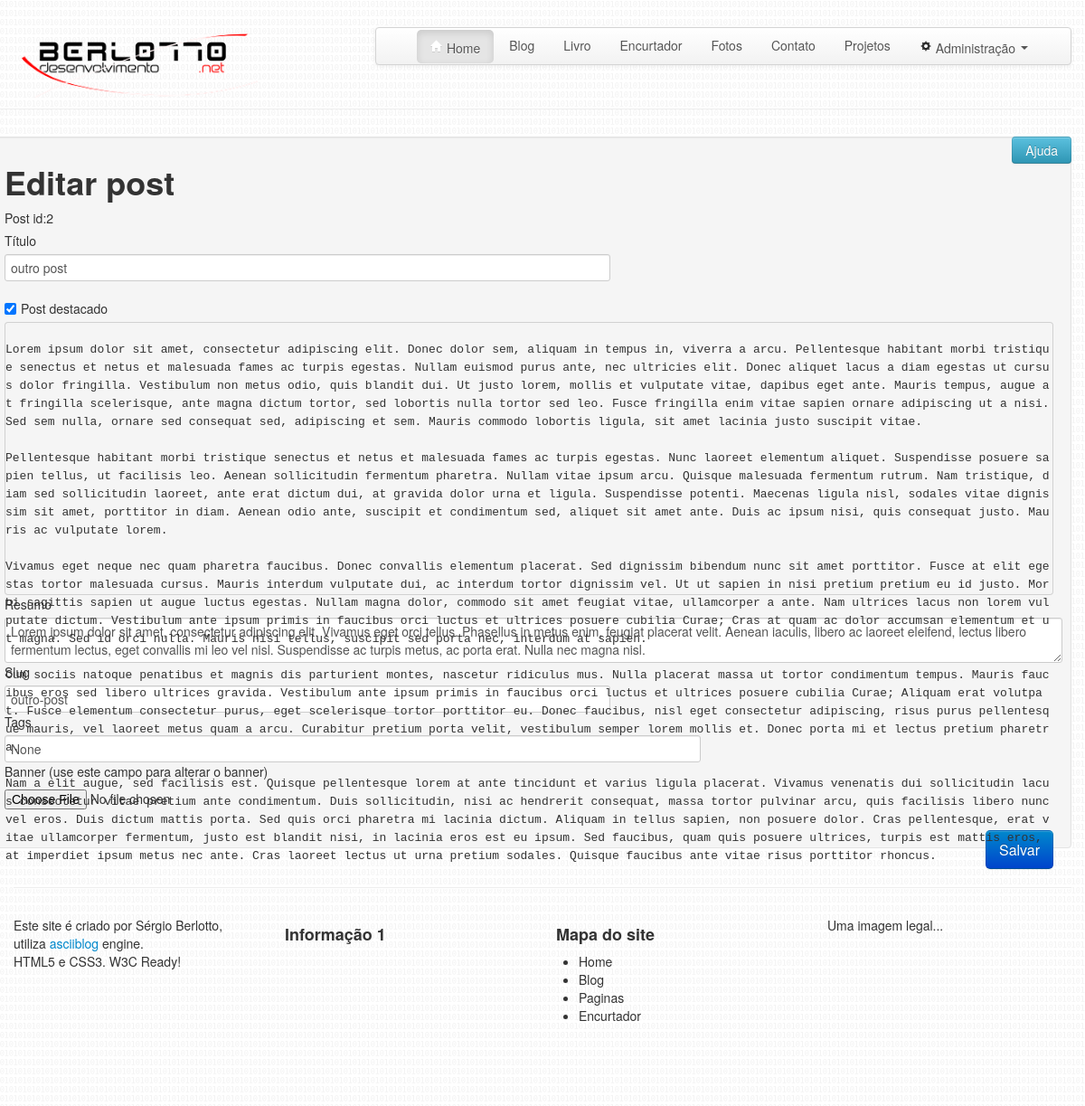
/blog/edit-post/2, run on the app's committed database.
### blog/models.py (models this page shows, shortened)
class Post(db.Model):
	__tablename__ = 'post'
	id = db.Column(db.Integer, primary_key=True, autoincrement=True)
	title = db.Column(db.String(150))
	slug = db.Column(db.String(500), unique=True)
	resume = db.Column(db.String(1000))
	content = db.Column(db.Text)
	date_created = db.Column(db.DateTime)
	date_updated = db.Column(db.DateTime)
	picture	= db.Column(db.Integer, db.ForeignKey("file.id")) #id if File that is used for banner
	featured = db.Column(db.String(1)) #may be 'S' or ('N','')
	tags = db.Column(db.String(4000))

### blog/__init__.py (the view)
@blog.route('/edit-post/<int:post_id>')
def edit_post(post_id):
	post = Post.query.filter(Post.id==post_id).one()
	if post:
		return render_template('new-post.html',post=post)
	else:
		return abort(404)

### blog/templates/new-post.html (shortened to what this page needs)
{% extends "base.html" %}
{% block content %}
	<a id="btn-ajuda" rel="facebox" href="/pages/help-edit/?partial" class="btn btn-info pull-right">Ajuda</a>
	<form id="form-new-post" class="well form-horizontal" enctype="multipart/form-data" action="{{url_for('blog.save_post')}}" method="POST">
	{% if post %}
		<h1 id="acao">Editar post</h1>
		<label id="id">Post id:{{post.id}}</label>
		<label for="title">Título</label><input class="span7 required" id="title" name="title" type="text" length="150" value="{{post.title}}"><br>&nbsp;
		<label class="checkbox" for="featured"><input type="checkbox" value="featured" id="featured" name="featured" {%if post.featured%}checked="checked"{%endif%}>Post destacado</label>
		<pre id="editor">{{post.content}}</pre>
		<label for="resume">Resumo</label><textarea class="span12 required" id="resume" name="resume">{{post.resume}}</textarea>
		<label for="slug">Slug</label><input class="span7 required" id="slug" name="slug" type="text" length="150" value="{{post.slug}}">
		<label for="tags">Tags</label><input class="span8" id="tags" name="tags" type="text" lenght="500" value="{{post.tags}}">
		<label for="postfile">Banner (use este campo para alterar o banner)</label><input type="file" id="postfile" name="postfile">
	{% endif %}
		<br>
		<input type="submit" id="btn-enviar" class="btn btn-large btn-primary pull-right" value="Salvar">
	</form>
{% endblock %}

### static/css/asciiblog.css (style rules this page uses)
body { padding: 10px; background-image: url('../img/back.png'); }

### blog/templates/new-post.html (style rules this page uses)
#editor { height: 300px; margin: 0; position: relative; padding: 0px !important; }

### data on the page
Post: id "2", title "outro post", featured "☑", content "Lorem ipsum dolor sit amet, consectetur adipiscing elit. Donec dolor sem, aliquam in tempus in, viverra a arcu. Pellentesque habitant morbi tristique senectus et netus et malesuada fames ac turpis egestas. Nullam euismod purus ante, nec ultricies elit. Donec aliquet lacus a diam egestas ut cursus dolor fringilla. Vestibulum non metus odio, quis blandit dui. Ut justo lorem, mollis et vulputate vitae, dapibus eget ante. Mauris tempus, augue at fringilla scelerisque, ante magna dictum tortor, sed lobortis nulla tortor sed leo. Fusce fringilla enim vitae sapien ornare adipiscing ut a nisi. Sed sem nulla, ornare sed consequat sed, adipiscing et sem. Mauris commodo lobortis ligula, sit amet…", tags "None"
